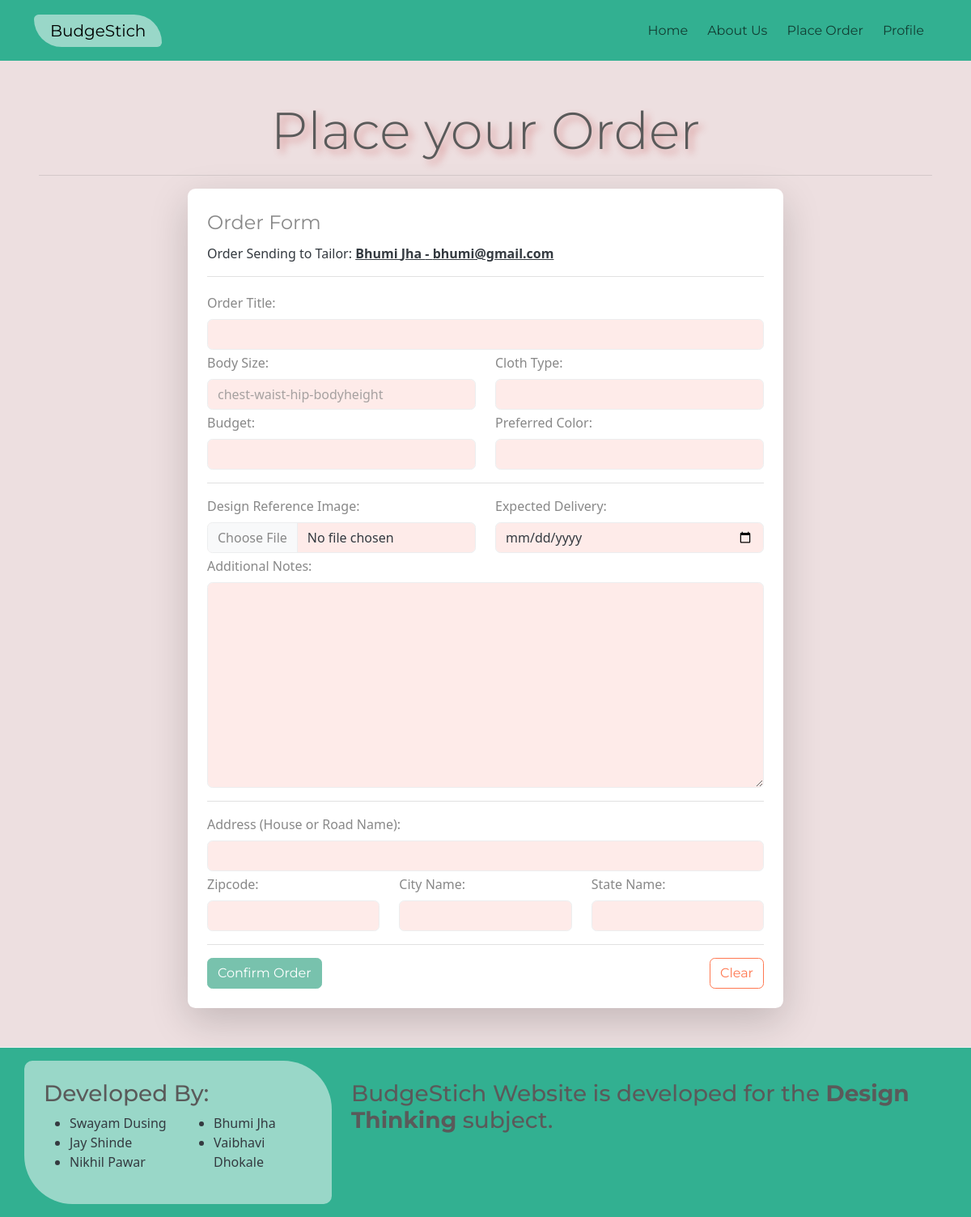
Page /placeorder/1 (signed in) on the committed database.
### coreapp/models.py (models this page shows, shortened)
class CustomUser(AbstractUser): #this contains the clients info
    USER_TYPE_CHOICES = (
        ('client', 'Client'),
        ('tailor', 'Tailor'),
    )
    USER_GENDER = (
        ('male', 'Male'),
        ('female', 'Female'),
    )
    user_type = models.CharField(max_length=10, choices=USER_TYPE_CHOICES)
    profilepic = models.ImageField(upload_to='profile_pics/', blank=True, null=True,)
    gender = models.CharField(max_length=10, choices=USER_GENDER)
    experience = models.PositiveIntegerField(blank=True,null=True)
    age = models.PositiveIntegerField(blank=True,null=True)
    dob = models.DateField(blank=True,null=True)
    address = models.CharField(max_length=20,blank=True,null=True)
    addzipcode = models.CharField(max_length=10,blank=True,null=True)
    addcity = models.CharField(max_length=15,blank=True,null=True)
    addstate = models.CharField(max_length=15,blank=True,null=True)
    ratings = models.IntegerField(blank=True,null=True,default=0)
    biodis = models.CharField(max_length=255,blank=True,null=True)
    contact = models.CharField(max_length=15,blank=True,null=True)
    groups = models.ManyToManyField(
        Group,
        related_name='customuser_set',  # Change the related_name here
        blank=True,
        help_text='The groups this user belongs to.',
        verbose_name='groups',
    )
    user_permissions = models.ManyToManyField(
        Permission,
        related_name='customuser_set',  # Change the related_name here
        blank=True,
        help_text='Specific permissions for this user.',
        verbose_name='user permissions',
    )

### coreapp/views.py (the view)
# urls.py: path('placeorder/<int:id>',views.placeorder),#client to place the order
@login_required
def placeorder(request, id):
    if request.user.is_authenticated:
        if request.user.user_type == 'tailor':
            messages.info(request, 'Only Clients and place Orders')
            return HttpResponseRedirect('/userprofile/')
        tailordetail = get_object_or_404(CustomUser, id=id, user_type='tailor')
        if request.method == 'POST':
            form = DressOrderForm(request.POST, request.FILES)
            if form.is_valid():
                dress_order = form.save(commit=False)
                dress_order.user = request.user.username
                dress_order.useremail = request.user.email
                dress_order.usercontact = request.user.contact
                dress_order.userfullname = f"{request.user.first_name} {request.user.last_name}".strip()
                dress_order.tailor = tailordetail.username
                dress_order.tailoremail = tailordetail.email
                dress_order.tailorcontact = tailordetail.contact
                dress_order.tailorfullname =  f"{tailordetail.first_name} {tailordetail.last_name}".strip()
                dress_order.save()
                messages.info(request, 'You have placed the order successfully.')
                return HttpResponseRedirect('/userprofile/')
        else:
            form = DressOrderForm()
    else:
        messages.info(request, 'Please Login to Place Order')
        return HttpResponseRedirect('/userlogin/')
    return render(request, 'placeorder.html', {'form': form, 'tailordetail': tailordetail})

### coreapp/templates/placeorder.html (shortened to what this page needs)
{% extends "base.html" %}
{% load static %}
{% block content %}
<div class="container-fluid  p-5">
    <div class="text-center">
        <h1 class="display-3 textedit">
            Place your Order
        </h1>
        <hr>
    </div>
    <div class="container">
        <div class="row d-flex justify-content-center">
            <div class="col-md-8  rounded-3  shadow-lg p-4 bg-body">
                <legend>Order Form</legend>
                <p class="text-dark">Order Sending to Tailor: <a href="/viewprofile/{{ tailordetail.id }}" class="text-dark"><strong>{{ tailordetail.first_name }} {{ tailordetail.last_name }} - {{ tailordetail.email }}</strong></a></p>
                <hr>
                <form action="" method="post" id="myForm" enctype="multipart/form-data" novalidate>
                    <fieldset>
                        <div class="row mt-1">
                            <div class="col-12">
                                    <label for="ordtitle" class="form-label">{{ form.ordtitle.label_tag }}</label>
                                    {{form.ordtitle}}
                            </div>
                        </div>
                        <div class="row mt-1">
                            <div class="col-6">
                                <label for="body_size" class="form-label">{{ form.body_size.label_tag }}</label>
                                {{form.body_size}}
                            </div>
                            <div class="col-6">
                                <label for="cloth_type" class="form-label">{{ form.cloth_type.label_tag }}</label>
                                {{form.cloth_type}}
                            </div>
                        </div>
                        <div class="row mt-1">
                            <div class="col-6">
                                <label for="budget" class="form-label">{{ form.budget.label_tag }}</label>
                                {{form.budget}}
                            </div>
                            <div class="col-6">
                                <label for="color" class="form-label">{{ form.color.label_tag }}</label>
                                {{form.color}}
                            </div>
                        </div>
                        <hr>
                        <div class="row mt-1">
                            <div class="col-6">
                                <label for="design_reference" class="form-label">{{ form.design_reference.label_tag }}</label>
                                {{form.design_reference}}
                            </div>
                            <div class="col-6">
                                <label for="deliverydate" class="form-label">{{ form.deliverydate.label_tag }}</label>
                                {{form.deliverydate}}
                            </div>
                        </div>
                        <div class="row mt-1">
                            <div class="col-12">
                                <label for="additional_notes" class="form-label">{{ form.additional_notes.label_tag }}</label>
                                {{form.additional_notes}}
                            </div>
                        </div>
                        <hr>
                        <div class="row mt-1">
                            <div class="col-12">
                                <label for="clientaddress" class="form-label">{{ form.clientaddress.label_tag }}</label>
                                {{form.clientaddress }}
                            </div>
                        </div>
                        <div class="row mt-1">
                            <div class="col-4">
                                <label for="clientaddzipcode" class="form-label">{{ form.clientaddzipcode.label_tag }}</label>
                                {{form.clientaddzipcode }}
                            </div>
                            <div class="col-4">
                                <label for="clientaddcity" class="form-label">{{ form.clientaddcity.label_tag }}</label>
                                {{form.clientaddcity}}
                            </div>
                            <div class="col-4">
                                <label for="clientaddstate" class="form-label">{{ form.clientaddstate.label_tag }}</label>
                                {{form.clientaddstate}}
                            </div>
                        </div>
                        <hr>
                        <input type="submit" class="btn btn-primary" value="Confirm Order">
                        <input type="reset" value="Clear" class="btn btn-outline-danger" style="float: right;">
                    </fieldset>
                </form>
            </div>
        </div>
    </div>
</div>
{% endblock %}

### coreapp/templates/base.html (style rules this page uses)
html, body { height: 100%; margin: 0; }
.custom-bg { background-color: #feebe9; color: white; }
.textedit { text-shadow: 5px 5px 10px rgb(216, 144, 144); }
.ultralightred { background-color: #EDDFE0; }

### rows in the picture
CustomUser: first_name "Bhumi", last_name "Jha", email "bhumi@gmail.com"
